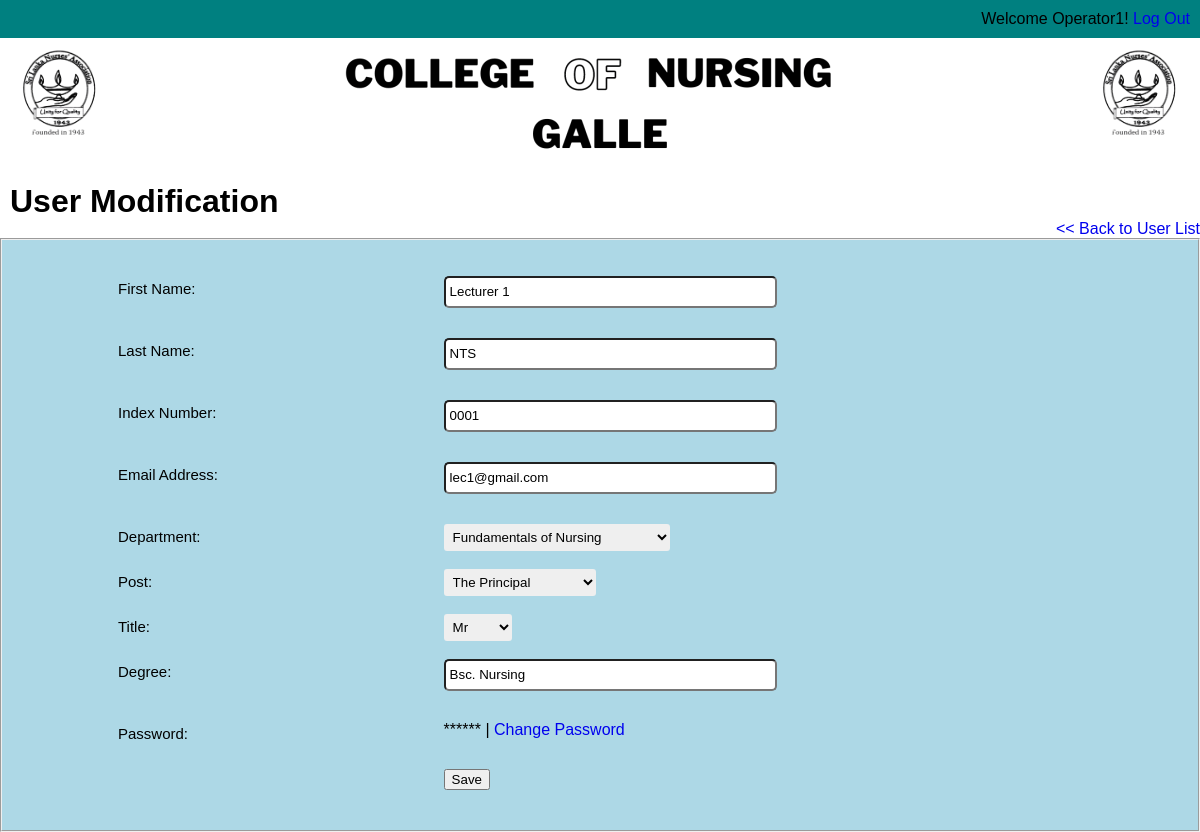
Page /modify-user.php?user_index=0001 (signed in) on the committed database.
### tables this page shows
CREATE TABLE `user` (
  `index_no` varchar(10) NOT NULL,
  `type` varchar(8) NOT NULL,
  `first_name` varchar(50) NOT NULL,
  `last_name` varchar(100) NOT NULL,
  `NIC` char(10) DEFAULT NULL,
  `batch` varchar(7) NOT NULL,
  `email` varchar(100) NOT NULL,
  `password` varchar(200) NOT NULL,
  `last_login` datetime NOT NULL,
  `is_deleted` tinyint(1) NOT NULL,
  `profile_picture_dir` varchar(255) NOT NULL
);

CREATE TABLE `department` (
  `department_code` int(10) NOT NULL,
  `department_name` varchar(50) NOT NULL,
  `department_head` varchar(10) NOT NULL
);

CREATE TABLE `lecturers` (
  `index_no` varchar(10) NOT NULL,
  `department` int(2) NOT NULL,
  `post` varchar(50) NOT NULL,
  `degree` varchar(100) NOT NULL,
  `title` varchar(5) NOT NULL
);

### Model/modify-userdb.php (called while the page is built, shortened)
<?php include_once('Controller/usercontroller.php'); ?>
<?php
	if (isset($_GET['user_index'])) {
		$user_index = mysqli_real_escape_string($connection, $_GET['user_index']);
		$query = "SELECT * FROM user WHERE index_no = '{$user_index}' LIMIT 1";
		$result_set = mysqli_query($connection, $query);
		if ($result_set) {
			if (mysqli_num_rows($result_set) == 1) {
				$result = mysqli_fetch_assoc($result_set);
				$first_name = $result['first_name'];
				$last_name = $result['last_name'];
				$index_no = $result['index_no'];
				$email = $result['email'];
				if (strlen($index_no) ==4) {
					$sql = "SELECT * FROM lecturers WHERE index_no = '{$index_no}' LIMIT 1";
					$rec = mysqli_query($connection, $sql);
					if (mysqli_num_rows($rec) == 1) {
						$new_rec = mysqli_fetch_assoc($rec);
						$dprtmnt = $new_rec['department'];
						$mysql ="SELECT * FROM department WHERE department_code = '{$dprtmnt}' LIMIT 1";
						$myrec = mysqli_query($connection, $mysql);
						$new_rec1 = mysqli_fetch_assoc($myrec);
						$department = $new_rec1['department_name'];
						$department = str_replace(" ", "_", $department);
						$thepost = $new_rec['post'];
						$thedegree = $new_rec['degree'];
						$thetitle = $new_rec['title'];
					}
				}
		} else {
			header('Location: ../operator.php?err=query_failed');
		}
	}
}
 ?>

### Service/modify-user-service.php (called while the page is built, shortened)
<?php require_once('inc/dbconnection.php'); ?>
<?php require_once('Model/modify-userdb.php'); ?>

### modify-user.php (the view, shortened to what this page needs)
<?php include_once('Service/modify-user-service.php'); ?>
<!DOCTYPE html>
<html lang="en">
<head>
    <link rel="stylesheet" href="./style/style-header.css">
    <link rel="stylesheet" href="./css/modify-user.css">
</head>
<body>
    <header>
        <div class="logger">Welcome <?php echo $_SESSION['first_name']; ?>! <a href="logout.php">Log Out</a></div>
    </header>
    <div class="container">
        <div class="header">
            <?php include_once('header.php'); ?>
        </div>
    </div>
    <main>
        <h1>User Modification</h1>
        <div class="back"><span> <a href="operator.php">
                    << Back to User List</a> </span> </div>
        <fieldset>
            <form action="modify-user.php" method="post" class="userform">
                <p>
                    <label for="">First Name:</label>
                    <input type="text" name="first_name" <?php echo 'value="' . $first_name . '"'; ?>>
                </p>
                <p>
                    <label for="">Last Name:</label>
                    <input type="text" name="last_name" <?php echo 'value="' . $last_name . '"'; ?>>
                </p>
                <p>
                    <label for="">Index Number:</label>
                    <input type="text" name="index_no" <?php echo 'value="' . $index_no . '"'; ?>>
                </p>
                <p>
                    <label for="">Email Address:</label>
                    <input type="text" name="email" <?php echo 'value="' . $email . '"'; ?>>
                </p>
                <p <?php if (strlen($index_no) != 4) {
									echo "style = display:none; ";
								} ?>>
                    <label for="">Department:</label>
                    <select name="department" id="department"
                        style="border: black;border-radius: 3px;padding: 5px;padding-right: 20px;">
                        <?php $departments = array('Fundamentals_of_Nursing', 'Medical_Nursing', 'Surgical_Nursing', 'Maternal_&_Child_Care_Nursing', 'Management_&_Research');
									foreach ($departments as $dep) {
										$x = str_replace("_", " ", $dep);
										if ($department == $dep) {
											echo "<option value = {$dep} selected>{$x}</option>";
										} else {
											echo "<option value = {$dep}>{$x}</option>";
										}
									}
									?>
                    </select>
                    <br><br>
                    <label for="">Post:</label>
                    <select name="post" id="post"
                        style="border: black;border-radius: 3px;padding: 5px;padding-right: 20px;">
                        <?php $posts = array('The_Principal', 'Senior_Lecturer', 'Lecturer', 'Assistant_Lecturer');
                                    foreach ($posts as $post) {
                                        $y = str_replace("_", " ", $post);
                                        if ($thepost == $y) {
                                            echo "<option value = {$post} selected>{$y}</option>";
                                        } else {
                                            echo "<option value = {$post}>{$y}</option>";
                                        }
                                    }
                                    ?>
                    </select>
                    <br><br>
                    <label for="">Title:</label>
                    <select name="title" id="title"
                        style="border: black;border-radius: 3px;padding: 5px;padding-right: 20px;">
                        <?php $titles = array('Mr','Mrs','Ms');
                                    foreach ($titles as $title) {
                                        if ($thetitle == $title) {
                                            echo "<option value = {$title} selected>{$title}</option>";
                                        } else {
                                            echo "<option value = {$title}>{$title}</option>";
                                        }
                                    }
                                    ?>
                    </select>
                    <br><br>
                    <label for="">Degree:</label>
                    <input type="text" name="degree" <?php echo 'value="' . $thedegree . '"'; ?>>
                </p>
                <p>
                    <label for="">Password:</label>
                    <span>******</span> | <a href="change-password.php?user_index=<?php echo $user_index; ?>">Change
                        Password</a>
                </p>
                <p>
                    <label for="">&nbsp;</label>
                    <button type="submit" name="submit">Save</button>
                </p>
            </form>
        </fieldset>
    </main>
</body>
</html>

### css/modify-user.css (style rules this page uses)
* { margin:0; text-decoration: none; font-family: 'Work Sans', sans-serif; }
header { background: #008080; overflow: auto; padding: 10px; }
.logger { float: right; }
.header { height: 100%; margin: 0; padding: 0; box-sizing: border-box; }
main h1 { margin: 10px 0px 0px 10px; }
main .back { text-align: right; }
fieldset { background: lightblue; }
fieldset p { margin: 30px 0px 30px 100px; }
fieldset p input { width: 30%; height: 20px; padding: 4px; border-radius: 5px; }
fieldset p label { width: 30%; float: left; font-size: 15px; padding: 4px; }

### rows in the picture
user: first_name "Lecturer 1", last_name "NTS", index_no "0001", email "lec1@gmail.com"
department: department "Fundamentals of Nursing"
lecturers: post "The Principal", title "Mr", degree "Bsc. Nursing"

### other values in the picture
$_SESSION['first_name'] "Operator1"
